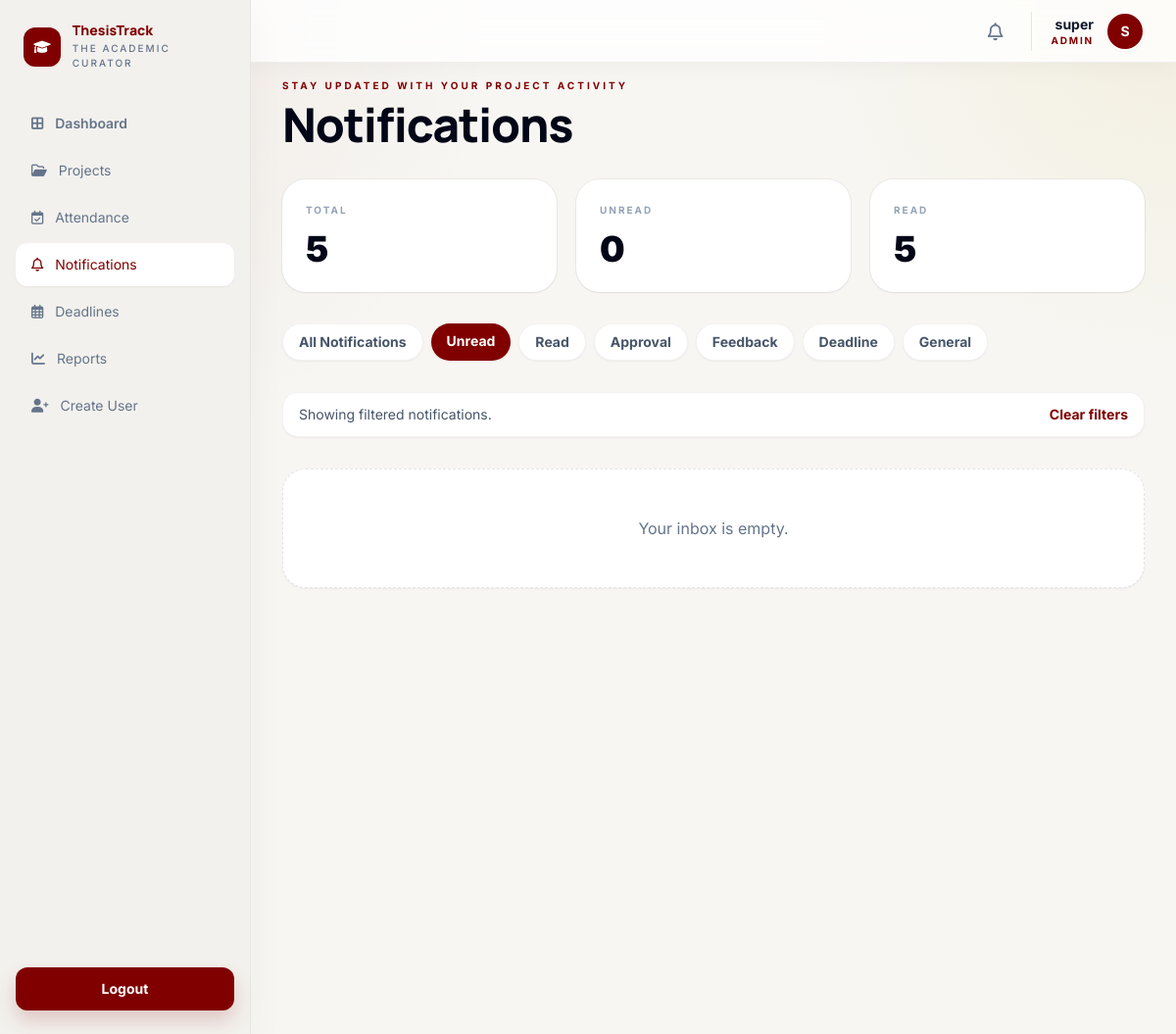
Page /notifications/?state=unread (signed in) on the committed database.
### accounts/models.py (models this page shows, shortened)
class User(AbstractUser):
	STUDENT = 'STUDENT'
	SUPERVISOR = 'SUPERVISOR'
	ADMIN = 'ADMIN'
	ROLE_CHOICES = [
		(STUDENT, 'Student'),
		(SUPERVISOR, 'Supervisor'),
		(ADMIN, 'Admin'),
	]
	role = models.CharField(max_length=20, choices=ROLE_CHOICES, default=STUDENT)

### notifications/views.py (the view)
# urls.py: path('', views.notification_list, name='list'),
@role_required(User.STUDENT, User.SUPERVISOR, User.ADMIN)
def notification_list(request):
    notifications = Notification.objects.filter(user=request.user)
    filter_state = request.GET.get('state', 'all')
    category_filter = request.GET.get('category', 'all')
    if filter_state == 'unread':
        notifications = notifications.filter(is_read=False)
    elif filter_state == 'read':
        notifications = notifications.filter(is_read=True)
    if category_filter != 'all':
        notifications = notifications.filter(category=category_filter)
    notification_total = Notification.objects.filter(user=request.user).count()
    unread_total = Notification.objects.filter(user=request.user, is_read=False).count()
    read_total = notification_total - unread_total
    return render(
        request,
        'notifications/notification_list.html',
        {
            'notifications': notifications,
            'filter_state': filter_state,
            'category_filter': category_filter,
            'filter_categories': Notification.CATEGORY_CHOICES,
            'notification_total': notification_total,
            'unread_total': unread_total,
            'read_total': read_total,
        },
    )

### core/context_processors.py (called while the page is built)
def unread_notifications_count(request):
    if not request.user.is_authenticated:
        return {'unread_notifications_count': 0}
    count = Notification.objects.filter(user=request.user, is_read=False).count()
    return {'unread_notifications_count': count}

def recent_notifications(request):
    if not request.user.is_authenticated:
        return {'recent_notifications': []}
    notifications = Notification.objects.filter(user=request.user).order_by('-created_at')[:5]
    return {'recent_notifications': notifications}

### notifications/templates/notifications/notification_list.html (shortened to what this page needs)
{% extends 'core/base.html' %}
{% block content %}
<div class="mx-auto max-w-6xl space-y-8">
    <section class="flex flex-col gap-5 lg:flex-row lg:items-end lg:justify-between">
        <div>
            <p class="mb-2 text-[10px] font-bold uppercase tracking-[0.3em] text-[#800000]">Stay updated with your project activity</p>
            <h1 class="text-5xl font-black tracking-tight text-slate-950">Notifications</h1>
        </div>
    </section>
    <section class="grid gap-5 md:grid-cols-3">
        <div class="rounded-3xl bg-white p-6 shadow-sm ring-1 ring-black/5">
            <p class="text-[10px] font-bold uppercase tracking-[0.2em] text-slate-400">Total</p>
            <p class="mt-3 text-4xl font-black text-slate-950">{{ notification_total }}</p>
        </div>
        <div class="rounded-3xl bg-white p-6 shadow-sm ring-1 ring-black/5">
            <p class="text-[10px] font-bold uppercase tracking-[0.2em] text-slate-400">Unread</p>
            <p class="mt-3 text-4xl font-black text-slate-950">{{ unread_total }}</p>
        </div>
        <div class="rounded-3xl bg-white p-6 shadow-sm ring-1 ring-black/5">
            <p class="text-[10px] font-bold uppercase tracking-[0.2em] text-slate-400">Read</p>
            <p class="mt-3 text-4xl font-black text-slate-950">{{ read_total }}</p>
        </div>
    </section>
    <section class="flex flex-wrap gap-2">
        <a href="{% url 'notifications:list' %}" class="rounded-full px-4 py-2 text-sm font-bold shadow-sm {% if filter_state == 'all' and category_filter == 'all' %}bg-[#800000] text-white{% else %}border border-black/5 bg-white text-slate-600{% endif %}">All Notifications</a>
        <a href="{% url 'notifications:list' %}?state=unread{% if category_filter != 'all' %}&category={{ category_filter }}{% endif %}" class="rounded-full px-4 py-2 text-sm font-bold shadow-sm {% if filter_state == 'unread' %}bg-[#800000] text-white{% else %}border border-black/5 bg-white text-slate-600{% endif %}">Unread</a>
        <a href="{% url 'notifications:list' %}?state=read{% if category_filter != 'all' %}&category={{ category_filter }}{% endif %}" class="rounded-full px-4 py-2 text-sm font-bold shadow-sm {% if filter_state == 'read' %}bg-[#800000] text-white{% else %}border border-black/5 bg-white text-slate-600{% endif %}">Read</a>
        {% for value, label in filter_categories %}
            <a href="{% url 'notifications:list' %}?category={{ value }}{% if filter_state != 'all' %}&state={{ filter_state }}{% endif %}" class="rounded-full px-4 py-2 text-sm font-bold shadow-sm {% if category_filter == value %}bg-[#800000] text-white{% else %}border border-black/5 bg-white text-slate-600{% endif %}">{{ label }}</a>
        {% endfor %}
    </section>
    {% if filter_state != 'all' or category_filter != 'all' %}
        <div class="flex items-center justify-between gap-4 rounded-2xl border border-black/5 bg-white px-4 py-3 text-sm text-slate-600 shadow-sm">
            <div>
                Showing filtered notifications.
            </div>
            <a href="{% url 'notifications:list' %}" class="font-bold text-[#800000] hover:underline">Clear filters</a>
        </div>
    {% endif %}
    <section class="space-y-4">
        {% for notification in notifications %}
            <article class="relative rounded-3xl bg-white p-6 shadow-sm ring-1 ring-black/5 {% if not notification.is_read %}border-l-4 border-[#800000]{% endif %}">
                <div class="flex flex-col gap-4 lg:flex-row lg:items-start lg:justify-between">
                    <div class="flex items-start gap-4">
                        <div class="flex h-14 w-14 items-center justify-center rounded-2xl {% if notification.category == 'APPROVAL' %}bg-amber-100 text-amber-700{% elif notification.category == 'FEEDBACK' %}bg-sky-100 text-sky-700{% elif notification.category == 'DEADLINE' %}bg-rose-100 text-rose-700{% else %}bg-slate-100 text-slate-600{% endif %}">
                            <i class="fa-solid fa-bell"></i>
                        </div>
                        <div class="max-w-4xl">
                            <div class="flex flex-wrap items-center gap-2">
                                <span class="rounded bg-slate-100 px-2 py-1 text-[10px] font-black uppercase tracking-[0.2em] text-slate-600">{{ notification.get_category_display }}</span>
                                <h2 class="text-lg font-bold text-slate-950">{{ notification.title }}</h2>
                            </div>
                            <p class="mt-2 text-sm leading-6 text-slate-600">{{ notification.message }}</p>
                            <div class="mt-4 flex flex-wrap items-center gap-3 text-xs font-bold uppercase tracking-[0.2em]">
                                {% if not notification.is_read %}
                                    <a href="{% url 'notifications:mark-as-read' notification.id %}" class="text-[#800000] hover:underline">Mark as read</a>
                                {% endif %}
                                <span class="text-slate-400">{{ notification.created_at|timesince }} ago</span>
                            </div>
                        </div>
                    </div>
                    <div class="text-right text-xs font-bold uppercase tracking-[0.2em] text-slate-400">
                        {% if not notification.is_read %}
                            <span class="inline-flex h-3 w-3 rounded-full bg-[#800000]"></span>
                        {% endif %}
                    </div>
                </div>
            </article>
        {% empty %}
            <div class="rounded-3xl border border-dashed border-black/10 bg-white p-12 text-center text-slate-500 shadow-sm">
                Your inbox is empty.
            </div>
        {% endfor %}
    </section>
</div>
{% endblock %}

### core/templates/core/base.html (shortened to what this page needs)
<!DOCTYPE html>
<html lang="en">
<head>
    <script src="https://cdn.tailwindcss.com?plugins=forms,container-queries"></script>
    <link rel="stylesheet" href="https://cdnjs.cloudflare.com/ajax/libs/font-awesome/6.0.0/css/all.min.css">
</head>
<body class="text-slate-900 antialiased">
    <div class="min-h-screen">
        {% if user.is_authenticated %}
            {% include 'core/_sidebar.html' %}
            <header class="fixed top-0 right-0 left-64 z-40 h-16 border-b border-black/5 bg-white/80 glass-nav shadow-[0_4px_24px_rgba(26,28,28,0.04)]">
                <div class="h-full px-8 flex items-center justify-between gap-6">
                    <div class="flex items-center gap-5">
                        <details class="relative group">
                            <summary class="relative flex cursor-pointer items-center justify-center rounded-full p-2 text-slate-500 transition-colors hover:bg-slate-100 hover:text-[#800000]">
                                <i class="fa-regular fa-bell text-lg"></i>
                            </summary>
                        </details>
                        <div class="flex items-center gap-3 border-l border-slate-200 pl-5">
                            <div class="text-right leading-tight">
                                <p class="text-sm font-bold text-slate-900">{{ user.get_full_name|default:user.username }}</p>
                                <p class="text-[10px] font-bold uppercase tracking-[0.18em] text-[#800000]">{{ user.role }}</p>
                            </div>
                            <div class="flex h-10 w-10 items-center justify-center rounded-full border-2 border-white bg-[#800000] text-sm font-bold text-white shadow-sm">
                                {{ user.username|first|upper }}
                            </div>
                        </div>
                    </div>
                </div>
            </header>
        {% endif %}
        <main class="{% if user.is_authenticated %}ml-64 min-h-screen pt-20 px-8 pb-8{% else %}min-h-screen{% endif %}">
            {% block content %}{% endblock %}
        </main>
    </div>
</body>
</html>

### core/templates/core/base.html (style rules this page uses)
body { font-family: 'Inter', sans-serif; background: radial-gradient(circle at top left, rgba(128, 0, 0, 0.06), transparent 32%), radial-gradient(circle at top right, rgba(194, 153, 0, 0.08), transparent 24%), #f7f6f2; }
h1, h2, h3, h4, .font-headline { font-family: 'Manrope', sans-serif; }
.glass-nav { backdrop-filter: blur(16px); }
details > summary { list-style: none; }

### rows in the picture
User: get_full_name "super", role "ADMIN", username|first "S"

### other values in the picture
{{ notification_total }} "5"
{{ unread_total }} "0"
{{ read_total }} "5"
{{ label }} "Approval" "Feedback" "Deadline" "General"
